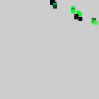
Frame 1 (no input)
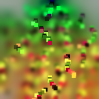
Frame 60 (the mouse pressed at the canvas centre just before this capture)
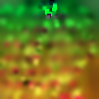
Frame 120 (the mouse held since frame 60 and released just before this capture)

The Processing sketch that drew these frames (run headless with seeded random() and noise(); from frame 60 on, the mouse is pressed at the canvas centre):

// Processing sketch: processing_3573
// ── processing_3573.pde

int i,j;float e,f,g;void setup(){size(99,99);}void draw(){filter(BLUR);for(i=0;i<9;i++){for(j=0;j<9;j++){e=random(99);f=e*j;g=e*i;fill(g,f,e);rect(50,0,4,4);noStroke();translate(tan(e),atan(e));}}}
